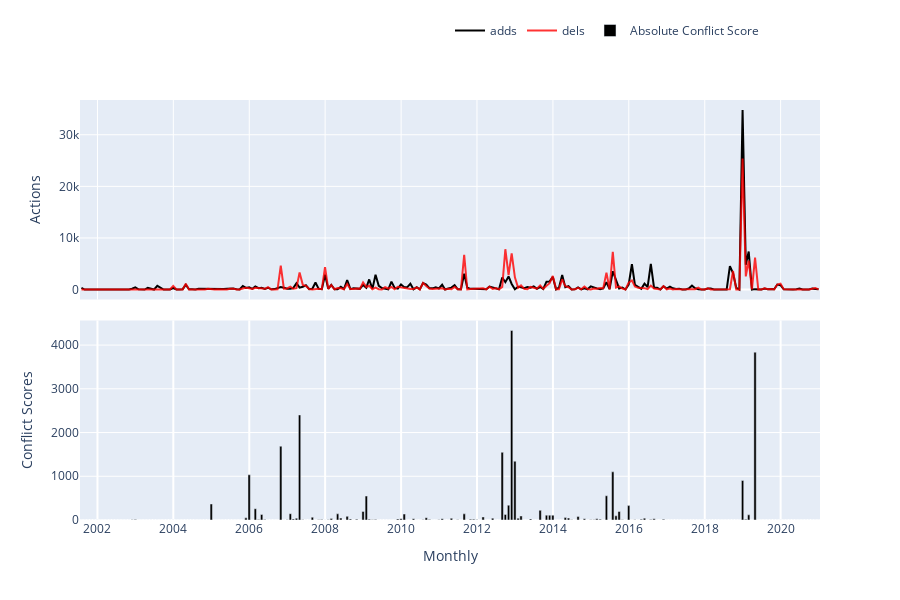

Notebook code for this chart:
### Markdown cell above
<span style="color: #626262"> Try yourself! This is what will happen when you click 'Load Actions' button: </span>

### Code cell
### --------------------------------------------------------------------------- ###
### TRY YOURSELF! THIS IS WHAT WILL HAPPEN WHEN YOU CLICK 'Load Actions' BUTTON ###
### --------------------------------------------------------------------------- ###

## Create a WikiWho instance, which is an API; and use ConflictManager to get         ##
## actions for given page id; more details see:                                       ##
## https://github.com/gesiscss/wikiwho_wrapper/blob/master/wikiwho_wrapper/api.py     ##
## https://github.com/gesiscss/wikiwho_wrapper/blob/master/wikiwho_wrapper/wikiwho.py ##
## https://github.com/gesiscss/wikiwho_demo_new/blob/master/metrics/conflict.py       ##
# wikiwho_api = WikiWho(lng=abbreviation(languageSelection.value))
# print("Downloading all_content from the WikiWhoApi...")
# all_content = wikiwho_api.dv.all_content(the_page['page_id'])
# print("Downloading revisions from the WikiWhoApi...")
# all_revisions = wikiwho_api.dv.rev_ids_of_article(the_page['page_id'])
# clear_output()

# conflict_manager = ConflictManager(all_content.copy(),
#                                all_revisions.copy(), 
#                                lng=abbreviation(languageSelection.value), 
#                                include_stopwords=True)

# conflict_manager.calculate()
# clear_output()

# Store the original data into variable "token_sources", it includes
# "tokens_all" / "tokens" (all actions of an article, including/excluding stopwords)
# "elegibles_all" / "elegibles" (elegible actions of an article, including/excluding stopwords)
# "conflicts_all" / "conflicts" (conflict actions of an article, including/excluding stopwords)
# "wiki_dv" (a WikipediaDV instance for retrieving editors' names given their IDs)
# token_sources = conflict_manager.source
# token_sources["wiki_dv"] = WikipediaDV(WikipediaAPI(lng=abbreviation(languageSelection.value)))
token_sources = sources.copy()
all_revisions = revisions.copy()

## Create an ActionsListener instance to get aggregated actions. More details see:            ##
## https://github.com/gesiscss/wikiwho_demo_new/blob/master/visualization/actions_listener.py ##
actions_listener = ActionsListener(sources=token_sources, lng=abbreviation(languageSelection.value))
actions_listener.get_main()
clear_output()

# Aggregation data for actions.
total_actions = actions_listener.df.copy()

# adds/dels/reins actions (including stopwords)
actions_inc = actions_listener.tokens_group_all.copy()

# Editors' names.
grabbed_names = actions_listener.editors.copy()

# Filter spam with ORES
tmp = revisions['rev_id'].to_list()
ores_scores = get_ores_scores(tmp)
actions_listener.ores_scores= ores_scores
        
## Visualization, core visual code lies in ActionsListener, then the interact function     ##
## makes it interactive, mode details see:                                                 ##
## https://github.com/gesiscss/wikiwho_demo/blob/master/visualization/actions_listener.py  ##

# This is the page you used
print('The page that is being used:', the_page['title'], f'({abbreviation(languageSelection.value).upper()})')

# Which types do those actions have?
actions_types = (total_actions.columns[5:14]).values.tolist()

# Visualization: try yourself by coding!
begin_date = date(2001, 7, 16)
end_date = date(2020, 12, 5)
editor_name = 'All'
frequency = 'Monthly' # "Yearly", "Monthly", "Weekly", "Daily"
black_line = 'adds' # Choose one from 'actions_types'. Note that 'black_line doesn't have 'None' option but others have.
red_line = 'dels'
blue_line = 'None'
green_line = 'None'
black_conflict = "Absolute Conflict Score"  # 'Conflict Score', 'Absolute Conflict Score', 'Total Elegible Actions'
red_conflict = "None"
damage_t = 0.6
goodwill_t = 0.6
damage_c = "<"
goodwill_c = ">"

actions_listener.listen(
    _range1 = begin_date,
    _range2 = end_date,
    editor = editor_name,
    granularity = frequency,
    black = black_line,
    red = red_line,
    blue = blue_line,
    green = green_line,
    black_conflict = black_conflict,
    red_conflict = red_conflict,
    damage_t = damage_t,
    goodwill_t = goodwill_t,
    damage_c = damage_c,
    goodwill_c = goodwill_c
)

# Store the variable total_actions for the next notebooks.
%store total_actions

### Figure 1 — Plotly figure (JSON) as saved in the notebook; plotly's stock layout.template omitted (floating-point values rounded to 4 significant figures; data arrays with more than 128 entries replaced by an {"elided": "..."} marker saying what was removed)
{"data": [{"marker": {"color": "rgba(0, 0, 0, 1)"}, "name": "adds", "type": "scatter", "x": {"elided": "234 str values"}, "xaxis": "x2", "y": {"elided": "234 int values"}, "yaxis": "y2"}, {"marker": {"color": "rgba(255, 0, 0, .8)"}, "name": "dels", "type": "scatter", "x": {"elided": "234 str values"}, "xaxis": "x2", "y": {"elided": "234 int values"}, "yaxis": "y2"}, {"marker": {"color": "rgba(0, 0, 0, 1)"}, "name": "Absolute Conflict Score", "type": "bar", "x": {"elided": "234 str values"}, "xaxis": "x", "y": {"elided": "234 float values"}, "yaxis": "y"}], "layout": {"barmode": "group", "height": 600, "hovermode": "closest", "legend": {"orientation": "h", "x": 0.5, "y": 1.2}, "showlegend": true, "xaxis": {"anchor": "y", "domain": [0, 1], "gridwidth": 2, "ticklen": 5, "title": {"text": "Monthly"}, "zeroline": true}, "xaxis2": {"anchor": "y2", "domain": [0, 1], "matches": "x", "showticklabels": false}, "yaxis": {"anchor": "x", "domain": [0, 0.475], "title": {"text": "Conflict Scores"}}, "yaxis2": {"anchor": "x2", "domain": [0.525, 1], "title": {"text": "Actions"}}}}
